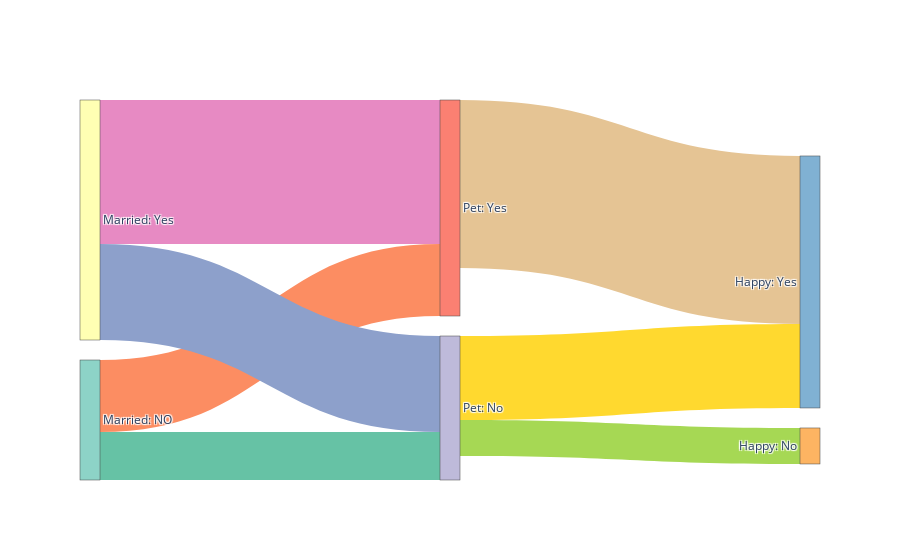

This figure's notebook cell:
### Code cell
#Simple Sankey Diagram

fig = go.Figure(
                 go.Sankey(
                            node = {
                                     "label": ["Married: NO", "Married: Yes", 
                                               "Pet: No", "Pet: Yes", 
                                               "Happy: Yes", "Happy: No"],
                                     "color" : px.colors.qualitative.Set3 # Node color
                                   },
                            link = dict(
                                         source = [0, 0, 1, 1, 2, 2, 3, 5],
                                         target = [2, 3, 2, 3, 5, 4, 4, 3],
                                         value = [200, 300, 400, 600, 150, 350,700],
                                         color = px.colors.qualitative.Set2 # Color of links
                                        )
                          )
               )

fig.show()

### Figure 1 — Plotly figure (JSON) as saved in the notebook; plotly's stock layout.template omitted (floating-point values rounded to 4 significant figures)
{"data": [{"link": {"color": ["rgb(102,194,165)", "rgb(252,141,98)", "rgb(141,160,203)", "rgb(231,138,195)", "rgb(166,216,84)", "rgb(255,217,47)", "rgb(229,196,148)", "rgb(179,179,179)"], "source": [0, 0, 1, 1, 2, 2, 3, 5], "target": [2, 3, 2, 3, 5, 4, 4, 3], "value": [200, 300, 400, 600, 150, 350, 700]}, "node": {"color": ["rgb(141,211,199)", "rgb(255,255,179)", "rgb(190,186,218)", "rgb(251,128,114)", "rgb(128,177,211)", "rgb(253,180,98)", "rgb(179,222,105)", "rgb(252,205,229)", "rgb(217,217,217)", "rgb(188,128,189)", "rgb(204,235,197)", "rgb(255,237,111)"], "label": ["Married: NO", "Married: Yes", "Pet: No", "Pet: Yes", "Happy: Yes", "Happy: No"]}, "type": "sankey"}], "layout": {}}
